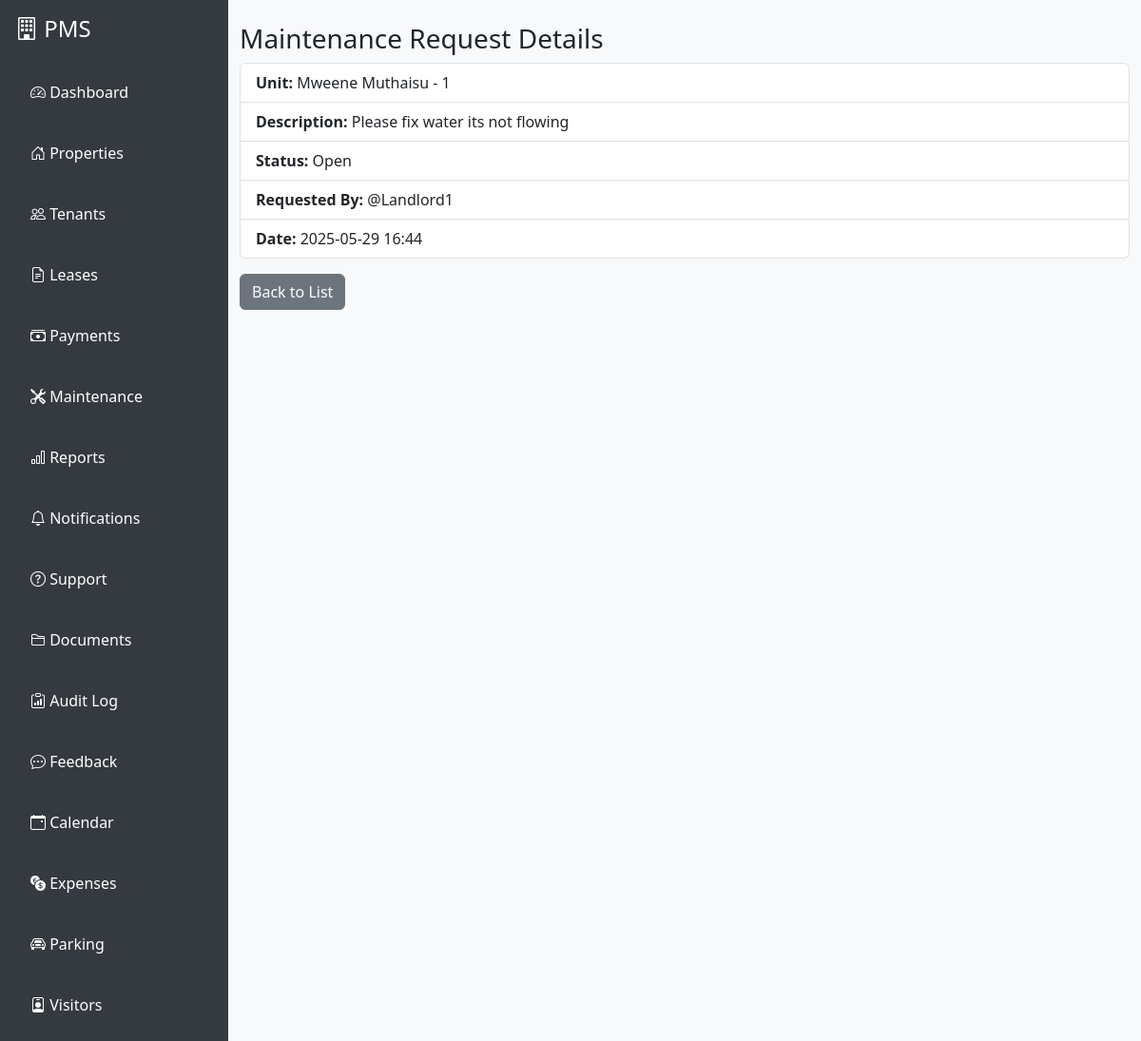
Page /maintenance/1/ (signed in) on the committed database.
### maintenance/models.py (models this page shows, shortened)
class MaintenanceRequest(models.Model):
    unit = models.ForeignKey(Unit, on_delete=models.CASCADE)
    description = models.TextField()
    requested_by = models.ForeignKey(User, on_delete=models.CASCADE)
    status = models.CharField(max_length=20, choices=[('open', 'Open'), ('in_progress', 'In Progress'), ('closed', 'Closed')], default='open')
    created_at = models.DateTimeField(auto_now_add=True)

### properties/models.py (models this page shows, shortened)
class Unit(models.Model):
    building = models.ForeignKey(Building, on_delete=models.CASCADE)
    unit_number = models.CharField(max_length=20)
    floor = models.IntegerField()
    def __str__(self):
        return f"{self.building.name} - {self.unit_number}"

class Building(models.Model):
    name = models.CharField(max_length=100)
    address = models.CharField(max_length=255)
    country = models.ForeignKey(Country, on_delete=models.CASCADE, null=True, blank=True)
    county = models.ForeignKey(County, on_delete=models.CASCADE, null=True, blank=True)
    city = models.ForeignKey(City, on_delete=models.CASCADE, null=True, blank=True)
    rental_status = models.CharField(max_length=20, choices=[('available', 'Available'), ('occupied', 'Occupied')], default='available')
    monthly_rent = models.DecimalField(max_digits=10, decimal_places=2)
    description = models.TextField(blank=True)
    landlord = models.ForeignKey(User, on_delete=models.CASCADE, limit_choices_to={'role': 'landlord'})
    agent = models.ForeignKey(User, on_delete=models.SET_NULL, null=True, blank=True, related_name='agent_buildings', limit_choices_to={'role': 'agent'})
    caretaker = models.ForeignKey(User, on_delete=models.SET_NULL, null=True, blank=True, related_name='caretaker_buildings', limit_choices_to={'role': 'caretaker'})
    photo = models.ImageField(upload_to='property_photos/', blank=True, null=True)

### accounts/models.py (models this page shows, shortened)
class User(AbstractUser):
    ROLE_CHOICES = [
        ('landlord', 'Landlord'),
        ('tenant', 'Tenant'),
        ('agent', 'Agent'),
        ('caretaker', 'Caretaker'),
    ]
    role = models.CharField(max_length=20, choices=ROLE_CHOICES)
    full_name = models.CharField(max_length=100, blank=True, null=True)
    phone_number = models.CharField(max_length=20, blank=True, null=True)
    national_id = models.CharField(max_length=30, blank=True, null=True)
    company_name = models.CharField(max_length=100, blank=True, null=True)
    agency_name = models.CharField(max_length=100, blank=True, null=True)
    emergency_contact_name = models.CharField(max_length=100, blank=True, null=True)
    emergency_contact_phone = models.CharField(max_length=20, blank=True, null=True)
    assigned_property = models.CharField(max_length=100, blank=True, null=True)

### maintenance/views.py (the view)
# urls.py: path('<int:pk>/', views.maintenance_detail, name='maintenance_detail'),
@login_required
def maintenance_detail(request, pk):
    req = get_object_or_404(MaintenanceRequest, pk=pk)
    return render(request, "maintenance/maintenance_detail.html", {"request_obj": req})

### templates/maintenance/maintenance_detail.html
{% extends "base.html" %}
{% block content %}
<div class="container mt-4">
    <h3>Maintenance Request Details</h3>
    <ul class="list-group">
        <li class="list-group-item"><strong>Unit:</strong> {{ request_obj.unit }}</li>
        <li class="list-group-item"><strong>Description:</strong> {{ request_obj.description }}</li>
        <li class="list-group-item"><strong>Status:</strong> {{ request_obj.get_status_display }}</li>
        <li class="list-group-item"><strong>Requested By:</strong> {{ request_obj.requested_by.get_full_name|default:request_obj.requested_by.username }}</li>
        <li class="list-group-item"><strong>Date:</strong> {{ request_obj.created_at|date:"Y-m-d H:i" }}</li>
    </ul>
    <a href="{% url 'maintenance_list' %}" class="btn btn-secondary mt-3">Back to List</a>
</div>
{% endblock %}

### templates/base.html (style rules this page uses)
body { background: #f8f9fa; transition: background 0.3s, color 0.3s; }

### rows in the picture
MaintenanceRequest: unit "Mweene Muthaisu - 1", description "Please fix water its not flowing", status "Open", requested_by.get_full_name "@Landlord1", created_at "2025-05-29 16:44"
